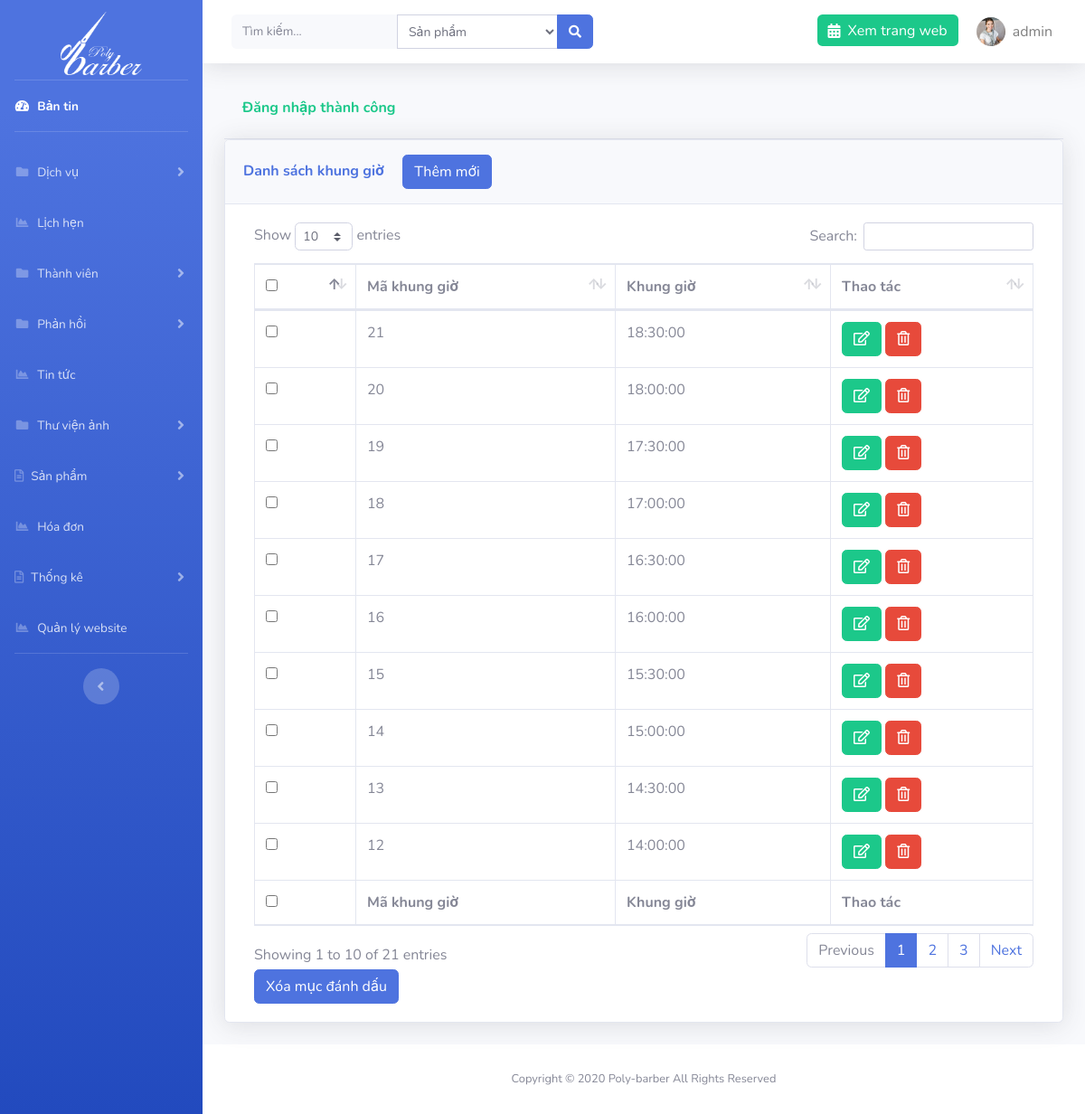
/admin/?page=time (signed in), run on the app's committed database.
### tables this page shows
CREATE TABLE `setting` (
  `id` int(11) NOT NULL,
  `logo` varchar(191) NOT NULL,
  `file_ico` varchar(191) NOT NULL,
  `title` varchar(191) NOT NULL,
  `introduce` text NOT NULL,
  `slogan` varchar(191) NOT NULL
);

CREATE TABLE `word_time` (
  `id` int(11) NOT NULL,
  `time` time NOT NULL
);

### libs/database.php (called while the page is built, shortened)
<?php
function connection()
{
    try {
       $conn = new PDO("mysql:host=localhost; dbname=polybarber; charset=utf8", "root", "");
    } catch (PDOException $e) {
        echo "Lỗi Kết nối" . $e->getMessage();
    }
    return $conn;
}
function listAll($table){
    $conn = connection();
    try{
        $sql = "SELECT * FROM $table ORDER BY id DESC";
        $stmt = $conn->prepare($sql);
        $stmt->execute();
        $result = $stmt->fetchAll(PDO::FETCH_ASSOC);
    }catch (PDOException $e){
        echo "Lỗi xử lý dữ liệu".$e->getMessage();
    }finally{
        unset($conn);
    }
    return $result;
}
function query_limit($sql) {
    $conn = connection();
    try {
        $stmt = $conn->prepare($sql);
        $stmt->execute();
        $result = $stmt->fetch(PDO::FETCH_ASSOC);
        return $result;
    } catch (PDOException $e) {
        echo "Lỗi dữ liệu" . $e->getMessage();
    } finally {
        unset($conn);
    }
}

### libs/setting.php (called while the page is built, shortened)
<?php
require_once "database.php";
function list_limit_setting(){
    $sql = "SELECT * from setting order by id limit 0,1";
    return query_limit($sql);
}

### libs/word_time.php (called while the page is built, shortened)
<?php
require_once "database.php";
function list_all_time(){
    return listAll('word_time');
}

### admin/times/index.php (the view, shortened to what this page needs)
<?php
$time = list_all_time();
?>
<div class="container-fluid">
    <?php if (isset($_SESSION['message'])) : ?>
        <div class="card-header py-3 text-success">
            <h6 class="font-weight-bold"><?= $_SESSION['message'] ?></h6>
        </div>
    <?php endif; ?>
    <div class="card shadow mb-4">
        <div class="card-header py-3">
            <h6 class="m-0 font-weight-bold text-primary">Danh sách khung giờ <a href="<?= ROOT ?>admin/?page=time&action=add" class="btn btn-primary ml-3">Thêm mới</a></h6>
        </div>
        <div class="card-body">
            <div class="table-responsive">
                <form action="" method="POST" class="col-md-12">
                    <table class="table table-bordered" id="dataTable" width="100%" cellspacing="0">
                        <thead>
                            <tr>
                                <th>
                                    <input type="checkbox" name="checkall" class="checkall">
                                </th>
                                <th>Mã khung giờ</th>
                                <th>Khung giờ</th>
                                <th>Thao tác</th>
                            </tr>
                        </thead>
                        <tfoot>
                            <tr>
                            <th>
                                <input type="checkbox" name="checkall" class="checkall">
                                </th>
                                <th>Mã khung giờ</th>
                                <th>Khung giờ</th>
                                <th>Thao tác</th>
                            </tr>
                        </tfoot>
                        <tbody>
                            <?php foreach ($time as $t) : ?>
                                <tr>
                                    <td>
                                        <input type="checkbox" name="id[]" id="" value="<?= $t['id'] ?>">
                                    </td>
                                    <td><?= $t['id'] ?></td>
                                    <td><?= $t['time'] ?></td>
                                    <td>
                                        <a href="<?= ROOT ?>admin/?page=time&action=edit&id=<?= $t['id'] ?>" class="btn btn-success"><i class="far fa-edit"></i></a>
                                        <a href="<?= ROOT ?>admin/?page=time&id=<?= $t['id'] ?>" onclick="return confirm('Bạn có chắc muốn xóa không')" class="btn btn-danger"><i class="far fa-trash-alt"></i></a>
                                    </td>
                                </tr>
                            <?php endforeach; ?>
                        </tbody>
                    </table>
                    <button type="submit" class="btn btn-primary" id="btndel-category" name="btn-del">Xóa mục đánh dấu</button>
                </form>
            </div>
        </div>
    </div>
</div>

### admin/template/header.php (shortened to what this page needs)
<?php $setting = list_limit_setting(); ?>
<!DOCTYPE html>
<html lang="en">
<head>
    <link href="resource/vendor/fontawesome-free/css/all.min.css" rel="stylesheet" type="text/css">
    <link rel="stylesheet" href="resource/vendor/select2.min.css" />
<link rel="stylesheet" href="https://maxcdn.bootstrapcdn.com/bootstrap/4.4.1/css/bootstrap.min.css">
    <link href="resource/css/sb-admin-2.css" rel="stylesheet">
    <link href="resource/vendor/datatables/dataTables.bootstrap4.min.css" rel="stylesheet">
</head>
<body id="page-top">
    <div id="wrapper">
        <ul class="navbar-nav bg-gradient-primary sidebar sidebar-dark accordion" id="accordionSidebar">
            <a class="sidebar-brand d-flex align-items-center justify-content-center mb-3 pt-5" href="<?=ROOT?>admin">
                <img src="../images/<?=$setting['logo']?>" alt="logo" width="90" height="70">
            </a>
            <hr class="sidebar-divider my-0">
            <li class="nav-item active">
                <a class="nav-link" href="<?= ROOT ?>admin">
                    <i class="fas fa-fw fa-tachometer-alt"></i>
                    <span>Bản tin</span></a>
            </li>
            <hr class="sidebar-divider">
            <li class="nav-item">
                <a class="nav-link collapsed" href="#" data-toggle="collapse" data-target="#collapsePages" aria-expanded="true" aria-controls="collapsePages">
                    <i class="fas fa-fw fa-folder"></i>
                    <span>Dịch vụ</span>
                </a>
            </li>
            <li class="nav-item">
                <a class="nav-link" href="<?= ROOT ?>admin/?page=appointment">
                    <i class="fas fa-fw fa-chart-area"></i>
                    <span>Lịch hẹn</span></a>
            </li>
             <li class="nav-item">
                <a class="nav-link collapsed" href="#" data-toggle="collapse" data-target="#collapsePages2" aria-expanded="true" aria-controls="collapsePages">
                    <i class="fas fa-fw fa-folder"></i>
                    <span>Thành viên</span>
                </a>
            </li>
             <li class="nav-item">
                <a class="nav-link collapsed" href="#" data-toggle="collapse" data-target="#collapsePages3" aria-expanded="true" aria-controls="collapsePages">
                    <i class="fas fa-fw fa-folder"></i>
                    <span>Phản hồi</span>
                </a>
            </li>
               <li class="nav-item">
                <a class="nav-link" href="<?= ROOT ?>admin/?page=new">
                    <i class="fas fa-fw fa-chart-area"></i>
                    <span>Tin tức</span></a>
            </li>
  <li class="nav-item">
                <a class="nav-link collapsed" href="#" data-toggle="collapse" data-target="#collapsePages4" aria-expanded="true" aria-controls="collapsePages">
                    <i class="fas fa-fw fa-folder"></i>
                    <span>Thư viện ảnh</span>
                </a>
            </li>
            <li class="nav-item">
                <a class="nav-link collapsed" href="#" data-toggle="collapse" data-target="#collapseTwo" aria-expanded="true" aria-controls="collapseTwo">
                    <i class="far fa-file-alt"></i>
                    <span>Sản phẩm</span>
                </a>
            </li>
            <li class="nav-item">
                <a class="nav-link" href="<?= ROOT ?>admin/?page=order">
                    <i class="fas fa-fw fa-chart-area"></i>
                    <span>Hóa đơn</span></a>
            </li>
            <li class="nav-item">
                <a class="nav-link collapsed" href="#" data-toggle="collapse" data-target="#collapseTwo1" aria-expanded="true" aria-controls="collapseTwo">
                    <i class="far fa-file-alt"></i>
                    <span>Thống kê</span>
                </a>
            </li>
               <li class="nav-item">
                <a class="nav-link" href="<?= ROOT ?>admin/?page=setting">
                    <i class="fas fa-fw fa-chart-area"></i>
                    <span>Quản lý website</span></a>
            </li>
            <hr class="sidebar-divider d-none d-md-block">
            <div class="text-center d-none d-md-inline">
                <button class="rounded-circle border-0" id="sidebarToggle"></button>
            </div>
        </ul>
        <div id="content-wrapper" class="d-flex flex-column">
            <div id="content">
                <nav class="navbar navbar-expand navbar-light bg-white topbar mb-4 static-top shadow">
                    <form class="d-none d-sm-inline-block form-inline mr-auto ml-md-3 my-2 my-md-0 mw-100 navbar-search" method="POST" action="<?= ROOT ?>admin/search.php">
                        <div class="input-group">
                            <input name="keyword" type="text" title="Vui lòng nhập nội dung tìm kiếm" class="form-control bg-light border-0 small" placeholder="Tìm kiếm..." aria-label="Search" aria-describedby="basic-addon2" required>
                            <select name="select_search" id="" class="form-control form-control-sm select-search">
                        <option value="1">Sản phẩm</option>
                    </select>
                            <div class="input-group-append">
                                <button class="btn btn-primary" type="submit">
                                    <i class="fas fa-search fa-sm"></i>
                                </button>
                            </div>
                        </div>
                    </form>
                    <ul class="navbar-nav ml-auto">
                        <li class="nav-item no-arrow">
                            <a href="<?=ROOT?>" class="nav-link bg-success text-white h-50 mt-3 rounded"><i class="fas fa-calendar-alt mr-2"></i>Xem trang web</a>
                        </li>
                        <li class="nav-item dropdown no-arrow">
                            <a class="nav-link dropdown-toggle" href="" id="userDropdown" role="button" data-toggle="dropdown" aria-haspopup="true" aria-expanded="false">
                                <img class="img-profile rounded-circle" src="../images/users/<?=$_SESSION['user']['images']?>">
                                <span class="ml-2 mr-2 text-black-50"><?=$_SESSION['user']['account']?></span>
                            </a>
                        </li>
                    </ul>
                </nav>

### data on the page
setting: logo (picture)
word_time: id "21", time "18:30:00"
word_time: id "20", time "18:00:00"
word_time: id "19", time "17:30:00"
word_time: id "18", time "17:00:00"
word_time: id "17", time "16:30:00"
word_time: id "16", time "16:00:00"
word_time: id "15", time "15:30:00"
word_time: id "14", time "15:00:00"
word_time: id "13", time "14:30:00"
word_time: id "12", time "14:00:00"

### other printed values
$_SESSION['user']['account'] "admin"
$_SESSION['message'] "Đăng nhập thành công"
